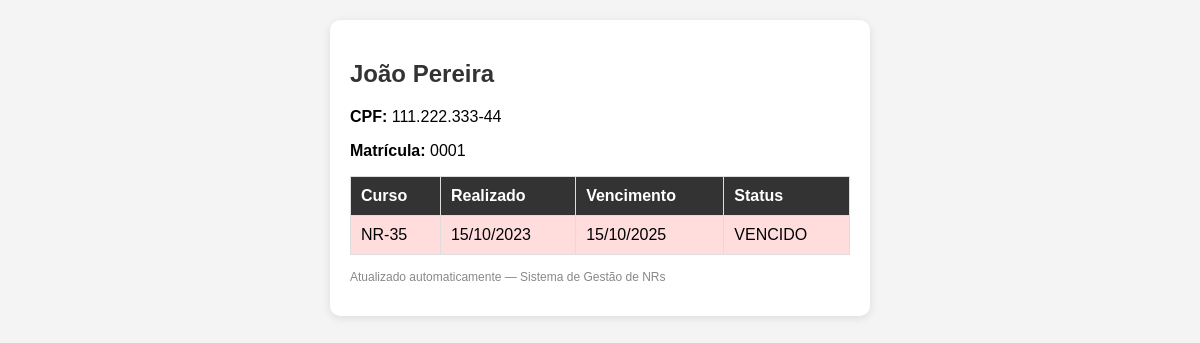
Screenshot of /verificar/111.222.333-44 with the database file from the repository.
### models.py (models this page shows, shortened)
class Colaborador(db.Model):
    __tablename__ = "colaboradores"
    id = db.Column(db.Integer, primary_key=True)
    nome = db.Column(db.String(150), nullable=False)
    cpf = db.Column(db.String(14), unique=True, nullable=False)
    matricula = db.Column(db.String(20))
    ativo = db.Column(db.Boolean, default=True)
    cursos = db.relationship(
        "ColaboradorCurso",
        backref="colaborador",
        cascade="all, delete-orphan",
        lazy=True
    )

class CatalogoNR(db.Model):
    __tablename__ = "catalogo_nr"
    id = db.Column(db.Integer, primary_key=True)
    nome_curso = db.Column(db.String(100), nullable=False)   # ex: NR-35
    validade_meses = db.Column(db.Integer, nullable=False)
    descricao = db.Column(db.String(255))

class ColaboradorCurso(db.Model):
    __tablename__ = "colaborador_curso"
    id = db.Column(db.Integer, primary_key=True)
    colaborador_id = db.Column(db.Integer, db.ForeignKey(
        "colaboradores.id"), nullable=False)
    catalogo_nr_id = db.Column(db.Integer, db.ForeignKey(
        "catalogo_nr.id"), nullable=False)
    data_realizado = db.Column(db.Date, nullable=False)
    data_vencimento = db.Column(db.Date)
    catalogo = db.relationship("CatalogoNR", lazy="joined")
    def status(self):
        if not self.data_vencimento:
            return "INDEFINIDO", None
        hoje = date.today()
        dias_restantes = (self.data_vencimento - hoje).days
        if dias_restantes < 0:
            return "VENCIDO", dias_restantes
        elif dias_restantes <= 30:
            return "A_VENCER", dias_restantes
        return "VALIDO", dias_restantes

### app.py (the view)
@app.route("/verificar/<cpf>")
def verificar_colaborador(cpf):
    colaborador = Colaborador.query.filter_by(cpf=cpf).first_or_404()
    cursos_info = [
        {"curso": c, "status": c.status()[0], "dias_restantes": c.status()[1]}
        for c in colaborador.cursos
    ]
    return render_template("verificacao_publica.html", colaborador=colaborador, cursos_info=cursos_info)

### app.py (called while the page is built)
@app.before_request
def alerta_vencimento():
    if current_user.is_authenticated:
        session["alertas_nr"] = listar_cursos_criticos(ColaboradorCurso)

### templates/verificacao_publica.html (shortened to what this page needs)
<!DOCTYPE html>
<html lang="pt-br">
<head>
</head>
<body>
    <div class="card">
        <h2>{{ colaborador.nome }}</h2>
        <p><b>CPF:</b> {{ colaborador.cpf }}</p>
        {% if colaborador.matricula %}<p><b>Matrícula:</b> {{ colaborador.matricula }}</p>{% endif %}
        <table>
            <tr><th>Curso</th><th>Realizado</th><th>Vencimento</th><th>Status</th></tr>
            {% for item in cursos_info %}
            <tr class="{{ 'vencido' if item.status == 'VENCIDO' else ('a_vencer' if item.status == 'A_VENCER' else 'valido') }}">
                <td>{{ item.curso.catalogo.nome_curso }}</td>
                <td>{{ item.curso.data_realizado.strftime('%d/%m/%Y') }}</td>
                <td>{{ item.curso.data_vencimento.strftime('%d/%m/%Y') }}</td>
                <td>{{ item.status }}</td>
            </tr>
            {% endfor %}
        </table>
        <p style="margin-top: 15px; font-size: 12px; color: #888;">
            Atualizado automaticamente — Sistema de Gestão de NRs
        </p>
    </div>
</body>
</html>

### templates/verificacao_publica.html (style rules this page uses)
body { font-family: Arial, sans-serif; margin: 20px; background: #f4f4f4; }
.card { background: white; border-radius: 10px; padding: 20px; max-width: 500px; margin: auto; box-shadow: 0 2px 8px rgba(0,0,0,0.1); }
h2 { color: #333; }
table { width: 100%; border-collapse: collapse; margin-top: 15px; }
th, td { padding: 10px; border: 1px solid #ddd; text-align: left; }
th { background: #333; color: white; }
.vencido { background: #ffdddd; }

### rows the page displays
Colaborador: nome "João Pereira", cpf "111.222.333-44", matricula "0001"
CatalogoNR: curso.catalogo.nome_curso "NR-35"
ColaboradorCurso: curso.data_realizado "15/10/2023", curso.data_vencimento "15/10/2025"

### other values shown
{{ item.status }} "VENCIDO"
